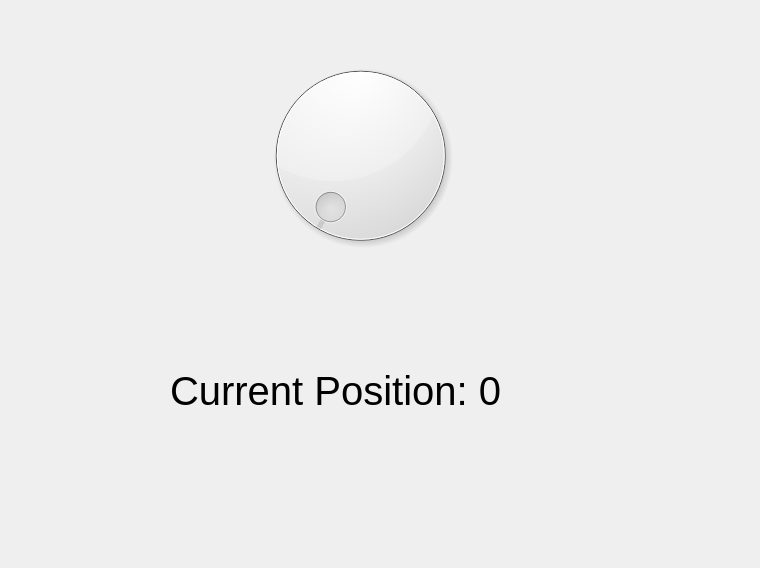
<?xml version="1.0" encoding="UTF-8"?>
<ui version="4.0">
 <class>MainWindow</class>
 <widget class="QMainWindow" name="MainWindow">
  <property name="geometry">
   <rect>
    <x>0</x>
    <y>0</y>
    <width>760</width>
    <height>568</height>
   </rect>
  </property>
  <property name="windowTitle">
   <string>Dial</string>
  </property>
  <widget class="QWidget" name="centralwidget">
   <widget class="QDial" name="dial">
    <property name="geometry">
     <rect>
      <x>240</x>
      <y>50</y>
      <width>241</width>
      <height>211</height>
     </rect>
    </property>
   </widget>
   <widget class="QLabel" name="label">
    <property name="geometry">
     <rect>
      <x>170</x>
      <y>330</y>
      <width>451</width>
      <height>121</height>
     </rect>
    </property>
    <property name="font">
     <font>
      <pointsize>30</pointsize>
     </font>
    </property>
    <property name="text">
     <string>Current Position: 0</string>
    </property>
   </widget>
  </widget>
  <widget class="QMenuBar" name="menubar">
   <property name="geometry">
    <rect>
     <x>0</x>
     <y>0</y>
     <width>760</width>
     <height>21</height>
    </rect>
   </property>
  </widget>
 </widget>
 <resources/>
 <connections/>
</ui>
